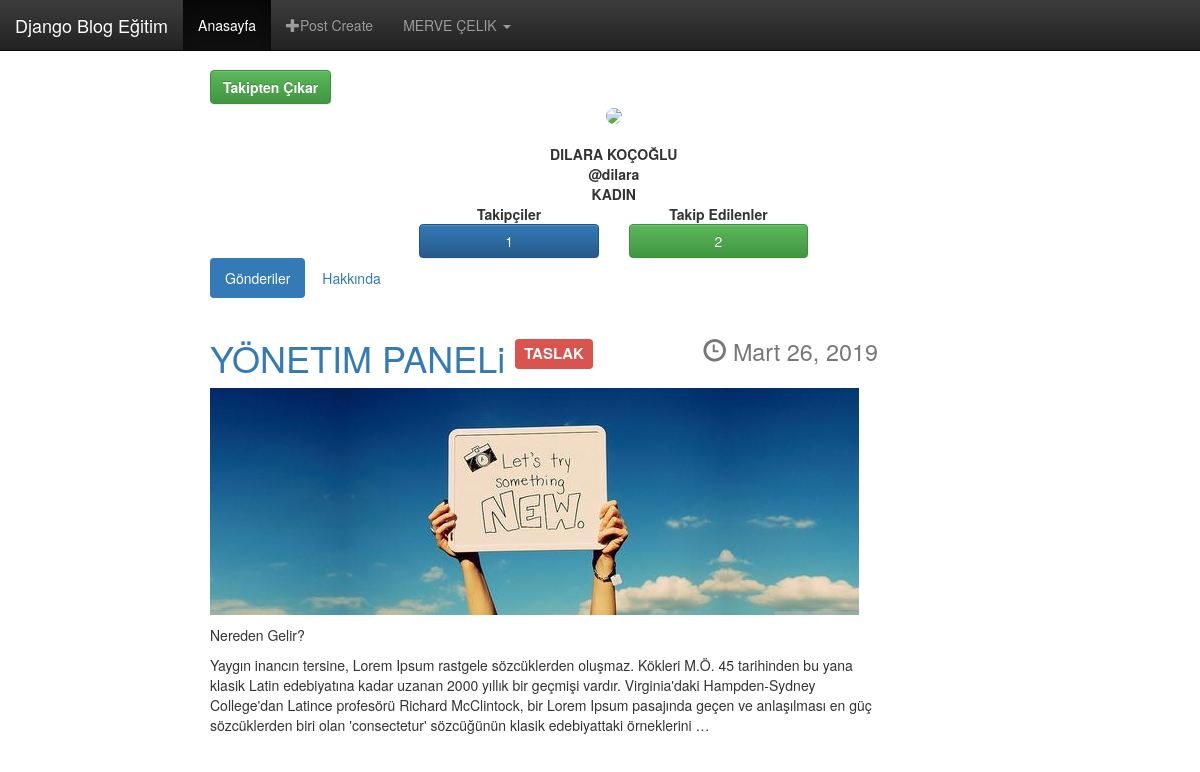
Page /auths/dilara/ (signed in) on the committed database.
### auths/models.py (models this page shows, shortened)
class UserProfile(models.Model):
    SEX = ((None, 'Cinsiyet Seçiniz'), ('diger', 'DİĞER'), ('erkek', 'ERKEK'), ('kadın', 'KADIN'))
    user = models.OneToOneField(User, null=True, blank=False, verbose_name='User',on_delete=models.DO_NOTHING)
    bio = models.TextField(max_length=1000, verbose_name='Hakkımda', blank=True, null=True)
    profile_photo = models.ImageField(null=True, blank=True, verbose_name='Profil Fotoğrafı')
    dogum_tarihi = models.DateField(null=True, blank=True, verbose_name='Doğum Tarihi')
    sex = models.CharField(choices=SEX, blank=True, null=True, max_length=6, verbose_name='Cinsiyet')
    class Meta:
        verbose_name_plural='Kullanici Profilleri'
    def get_screen_name(self):
        user = self.user
        if user.get_full_name():
            return user.get_full_name()
        return user.username
    def user_full_name(self):
        if self.user.get_full_name():
            return self.user.get_full_name()
        return None
    def get_profile_photo(self):
        if self.profile_photo:
            return self.profile_photo.url
        return "/static/img/default_profile_photo.jpg"

### blog/models.py (models this page shows, shortened)
class Blog(models.Model):
    YAYIN_TASLAK = ((None, 'Lütfen Birini Seçiniz'), ('yayin', 'YaYIN'), ('taslak', 'TASLAK'))
    user = models.ForeignKey(User, default=1, null=True, verbose_name='User',on_delete=models.DO_NOTHING,related_name='blog')
    title = models.CharField(max_length=100, blank=False, null=True, verbose_name='Baslik Giriniz.',
                             help_text='Baslik Bilgisi Burada Girilir.')
    icerik = RichTextField(null=True, blank=False, max_length=5000, verbose_name='İçerik')
    created_date = models.DateField(auto_now_add=True, auto_now=False)
    slug = models.SlugField(null=True, unique=True, editable=False)
    kategoriler = models.ManyToManyField(to=Kategori, related_name='blog', blank=True)
    image = models.ImageField(default='default/default-photo.jpg', verbose_name='Resim', null=True,
                              help_text='Kapak Fotoğrafı Yükleyiniz', upload_to=upload_to, blank=True)
    unique_id = models.CharField(max_length=100, editable=False, null=True)
    yayin_taslak = models.CharField(choices=YAYIN_TASLAK, max_length=6, blank=False, null=True)
    class Meta:
        verbose_name_plural = 'Gönderiler'
        ordering = ['-id']
    def get_yayin_taslak_html(self):
        if self.yayin_taslak == 'taslak':
            return safe('<span style="vertical-align:text-top;font-size:15px" class="label label-{1}">{0}</span>'.format(self.get_yayin_taslak_display(), 'danger'))
        return safe('<span style="vertical-align:text-top;font-size:15px" class="label label-{1}">{0}</span>'.format(self.get_yayin_taslak_display(), 'primary'))
    def get_image(self):
        if self.image:
            return self.image.url
        else:
            return '/media/default/default-photo.jpg'

### auths/views.py (the view)
# urls.py: url(r'^(?P<username>[-\w]+)/$', view=user_profile, name='user_profile'),
def user_profile(request, username):
    takip_ediyor_mu =False
    user = get_object_or_404(User, username=username)
    blog_list = Blog.objects.filter(user=user)
    takipci_ve_takip_edilen = Fallowing.kullanici_takip_edilenler_ve_takipciler(user)
    takipciler = takipci_ve_takip_edilen['takipciler']
    takip_edilenler = takipci_ve_takip_edilen['takip_edilenler']
    if user != request.user:
        takip_ediyor_mu = Fallowing.kullaniciyi_takip_ediyor_mu(fallower=request.user, fallowed=user)
    return render(request, 'auths/profile/user_profile.html',
                  context={'takip_edilenler':takip_edilenler,'takipciler':takipciler,
                           'takip_ediyor_mu':takip_ediyor_mu, 'user': user, 'blog_list':blog_list, 'page': 'user_profile'})

### fallowing/models.py (called while the page is built)
    @classmethod
    def kullaniciyi_takip_ediyor_mu(cls, fallower, fallowed):
        return cls.objects.filter(fallower=fallower, fallowed=fallowed).exists()

    @classmethod
    def kullanici_takip_edilenler_ve_takipciler(cls,user):
        data = {'takip_edilenler':0, 'takipciler':0}
        takip_edilenler = cls.objects.filter(fallower=user).count()
        takipciler = cls.objects.filter(fallowed=user).count()
        data.update({'takip_edilenler': takip_edilenler, 'takipciler': takipciler})
        return data

### templates/auths/profile/user_profile.html
{% extends 'auths/profile/user_profile_base.html' %}
{% load static %}
{% block profil_icerik %}
    <div class="row" style="margin-top: 20px;">
    <div class="col-lg-12">
        {% for post in user.blog.all %}
            <div class="row">
            <div class="col-lg-10 pull-center">
                <h1><a href="{% url 'post_detail' post.slug %}">{{ post.title }}</a>
                <small>
                    {{ post.get_yayin_taslak_html }}
                </small>
                    <small class="pull-right">
                    <span class="glyphicon glyphicon-time"></span>
                    <span>{{ post.created_date }}</span>
                </small>
                </h1>
                <img src="{{ post.get_image }}" class="img-responsive">
                <p>{{ post.icerik|safe|truncatewords:50 }}</p>
            </div>
            </div>
        {% endfor %}
    </div>
    </div>
{% endblock %}

### templates/auths/profile/user_profile_base.html (shortened to what this page needs)
{% extends 'base.html' %}
{% load static %}
{% block icerik %}
        <div class="row" style="margin-top:10px;margin-left: 150px;">
        <div class="col-lg-10 user-profile pull-center">
        {% if request.user != user %}
            <div>
                <button takip_edilen= '{{ user.username }}' takip_eden= '{{ request.user.username }}' url="{% url 'kullanici_takip_et_cikar' %}" id="takip_et_cikar_button" class="btn btn-md btn-success">
                   {% if takip_ediyor_mu %}
                       <b>Takipten Çıkar</b>
                    {% else %}
                       <b>Takip et</b>
                    {% endif %}
                </button>
            </div>
            {% endif %}
            <div class="text-center">
             <img class="user-profile-image img-circle" src="{{ user.userprofile.get_profile_photo }}">
        </div>
            <div class="text-center">
                <br/>
                {% if user.userprofile.user_full_name %}
                    <span class="text"><b>{{ user.userprofile.user_full_name|upper }}</b></span>
                <br/>
                {% endif %}
            <span class="text">
               <b>@{{ user.username }}</b>
            </span>
            <br>
            <span class="text">
               <b>{{ user.userprofile.get_sex_display }}</b>
            </span>
            </div>
            <div id="user_fallowing" class="row">
                {% include 'auths/profile/include/fallowing/fallowing_partion.html' %}
            </div>
        {% if request.user == user %}
        {% include 'auths/profile/include/owner_navbar.html' %}
        {% else %}
            {% include 'auths/profile/include/visitor_navbar.html' %}
        {% endif %}
        <div>
            {% block profil_icerik %}
            {% endblock %}
        </div>
        </div>
        </div>
{% endblock %}

### templates/base.html (shortened to what this page needs)
{% load static %}
<!DOCTYPE html>
<html lang="en">
<head>
    <link rel="stylesheet" type="text/css" href="{% static 'bootsrap/css/bootstrap.min.css' %}">
    <link rel="stylesheet" type="text/css" href="{% static 'bootsrap/css/bootstrap-theme.min.css' %}">
    <link rel="stylesheet" type="text/css" href="{% static 'base.css' %}">
</head>
<body style="padding: 30px;">
<nav class="navbar navbar-inverse navbar-fixed-top">
  <div class="container-fluid">
    <div class="navbar-header">
      <a class="navbar-brand" href="#">Django Blog Eğitim</a>
    </div>
    <div class="collapse navbar-collapse" id="bs-example-navbar-collapse-1">
      <ul class="nav navbar-nav">
        <li class="active"><a href="{% url 'post_list' %}">Anasayfa <span class="sr-only">(current)</span></a></li>
      <ul class="nav navbar-nav navbar-right">
          <li><a class="pull-right" href="{% url 'post_create' %}"><span class="glyphicon glyphicon-plus"></span>Post Create</a></li>
        <li class="dropdown">
          <a href="#" class="dropdown-toggle" data-toggle="dropdown" role="button" aria-haspopup="true" aria-expanded="false">{{ request.user.userprofile.get_screen_name |upper }} <span class="caret"></span></a>
        </li>
      </ul>
    </div>
  </div>
</nav>
<div class="container" style="margin-top: 30px;">
{% block icerik %}
{% endblock %}
</div>
</body>
</html>

### static/base.css (style rules this page uses)
.user-profile-image { width: 150px; }

### rows in the picture
Blog: title "YÖNETIM PANELi", get_yayin_taslak_html "TASLAK", created_date "Mart 26, 2019", get_image (placeholder picture), icerik "Nereden Gelir? Yaygın inancın tersine, Lorem Ipsum rastgele sözcüklerden oluşmaz. Kökleri M.Ö. 45 tarihinden bu yana klasik Latin edebiyatına kadar uzanan 2000 yıllık bir geçmişi vardır. Virginia'daki Hampden-Sydney College'dan Latince profesörü Richard McClintock, bir Lorem Ipsum pasajında geçen ve anlaşılması en güç sözcüklerden biri olan 'consectetur' sözcüğünün klasik edebiyattaki örneklerini …"

### other values in the picture
{{ request.user.userprofile.get_screen_name |upper }} "MERVE ÇELIK"
{{ user.userprofile.user_full_name|upper }} "DILARA KOÇOĞLU"
{{ user.username }} "dilara"
{{ user.userprofile.get_sex_display }} "KADIN"
{{ takipciler }} "1"
{{ takip_edilenler }} "2"
